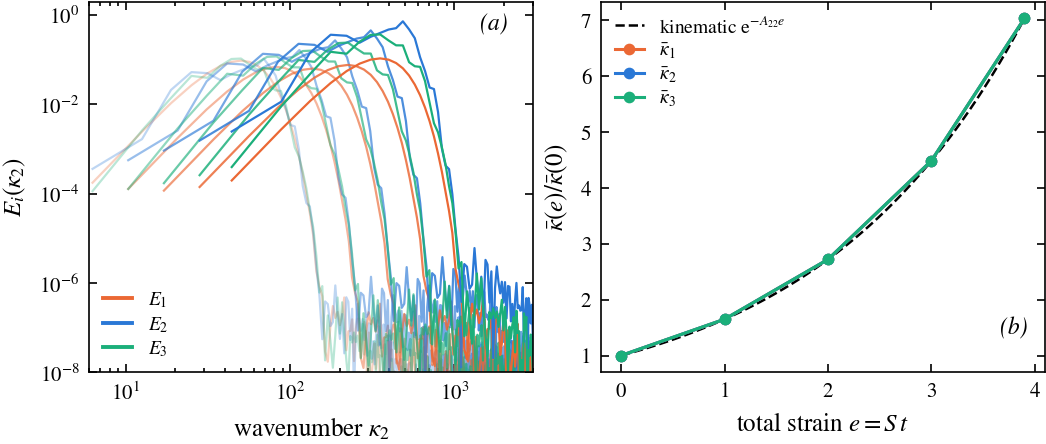

Source code (Python):
#!/usr/bin/env python3
"""Manuscript figure fig_spec_kinematic (main_v3.tex sec:spec-rdt):
compression without cascade — eddy events suppressed, inviscid, domain
dilatation on.  (a) component line spectra at increasing total strain
(lighter to darker); (b) spectral-centroid migration against the
kinematic prediction exp(-A22 e).  Rerun 2026-09-06 on caro (case
hsA2fig, deck input/homogeneousStrainA2); replaces the V2-era
fig_spectrum_hs__spectra/__centroid pair (generator lost with the old
WSL distro).

Usage: python fig_spec_kinematic.py <case dump dir>
Prints the centroid ratios at the final strain for the text.
"""
import glob
import os
import re
import sys

import numpy as np

HERE = os.path.dirname(os.path.abspath(__file__))
sys.path.insert(0, os.path.join(HERE, ".."))
from figstyle_jfm import COL, FULL, panel, plt, save  # noqa: E402

A22 = -0.5
NUNIFORM = 4096
STRAINS = [0.0, 1.0, 2.0, 3.0, 3.9]
CENT_THRESH = 1e-3
CC = [COL["phi11"], COL["phi22"], COL["phi33"]]


def read_dump(fname):
    t = None
    posf, u, v, w = [], [], [], []
    with open(fname) as f:
        for line in f:
            if line.startswith("#"):
                m = re.search(r"time\s*=\s*([-\d.eE+]+)", line)
                if m:
                    t = float(m.group(1))
                continue
            if not line.strip():
                continue
            c = line.split()
            posf.append(float(c[1]))
            u.append(float(c[2]))
            v.append(float(c[3]))
            w.append(float(c[4]))
    return t, np.array(posf), np.array(u), np.array(v), np.array(w)


def spectra_of(posf, fields, Nu=NUNIFORM):
    x0 = posf[0]
    L = -2.0 * x0
    faces = np.append(posf, -x0)
    xc = 0.5 * (faces[:-1] + faces[1:])
    xu = x0 + (np.arange(Nu) + 0.5) * (L / Nu)
    k = 2.0 * np.pi * np.fft.rfftfreq(Nu, d=L / Nu)
    out = []
    for f in fields:
        fu = np.interp(xu, xc, f, period=L)
        fu = fu - fu.mean()
        out.append(2.0 * np.abs(np.fft.rfft(fu) / Nu) ** 2)
    return k[1:], [E[1:] for E in out]


def centroid(k, E):
    m = E > CENT_THRESH * E.max()
    return (k[m] * E[m]).sum() / E[m].sum()


def main():
    case = sys.argv[1] if len(sys.argv) > 1 else "."
    rows = []
    for f in sorted(glob.glob(os.path.join(case, "dmp_*.dat"))):
        t, posf, u, v, w = read_dump(f)
        if t is not None:
            rows.append((t, posf, u, v, w))
    rows.sort(key=lambda r: r[0])
    times = np.array([r[0] for r in rows])
    L0 = -2.0 * rows[0][1][0]
    Lf = -2.0 * rows[-1][1][0]
    print(f"{len(rows)} dumps, e in [{times[0]:.2f},{times[-1]:.2f}], "
          f"L/L0 = {Lf / L0:.4f} (exact {np.exp(A22 * times[-1]):.4f})")

    fig, (a, b) = plt.subplots(1, 2, figsize=(FULL, 2.3))
    epts, cent3 = [], {0: [], 1: [], 2: []}
    for e_t in STRAINS:
        j = int(np.argmin(np.abs(times - e_t)))
        _, posf, u, v, w = rows[j]
        k, Es = spectra_of(posf, [u, v, w])
        shade = 0.3 + 0.7 * (e_t / max(STRAINS))
        for i in range(3):
            a.loglog(k, Es[i], color=CC[i], alpha=shade, lw=0.8)
        epts.append(times[j])
        for i in range(3):
            cent3[i].append(centroid(k, Es[i]))
    epts = np.array(epts)
    for i in range(3):
        r = np.array(cent3[i]) / cent3[i][0]
        print(f"centroid ratio comp {i + 1} at e={epts[-1]:.1f}: "
              f"{r[-1]:.2f} (exact {np.exp(-A22 * epts[-1]):.2f})")
    a.set_xlabel(r"wavenumber $\kappa_2$")
    a.set_ylabel(r"$E_i(\kappa_2)$")
    a.set_xlim(6, 3e3)
    a.set_ylim(1e-8, 2)
    from matplotlib.lines import Line2D
    a.legend([Line2D([0], [0], color=c, lw=1.4) for c in CC],
             [r"$E_1$", r"$E_2$", r"$E_3$"], loc="lower left")
    ee = np.linspace(0, max(STRAINS), 100)
    b.plot(ee, np.exp(-A22 * ee), "k--", lw=0.9,
           label=r"kinematic $\mathrm{e}^{-A_{22}e}$")
    for i in range(3):
        b.plot(epts, np.array(cent3[i]) / cent3[i][0], "o-",
               color=CC[i], label=r"$\bar\kappa_%d$" % (i + 1))
    b.set_xlabel(r"total strain $e = S\,t$")
    b.set_ylabel(r"$\bar\kappa(e)/\bar\kappa(0)$")
    b.legend(loc="upper left")
    panel(a, "a", x=0.88)
    panel(b, "b", x=0.9, y=0.15)
    fig.tight_layout(pad=0.4)
    save(fig, os.path.join(HERE, "fig_spec_kinematic"))


if __name__ == "__main__":
    main()
